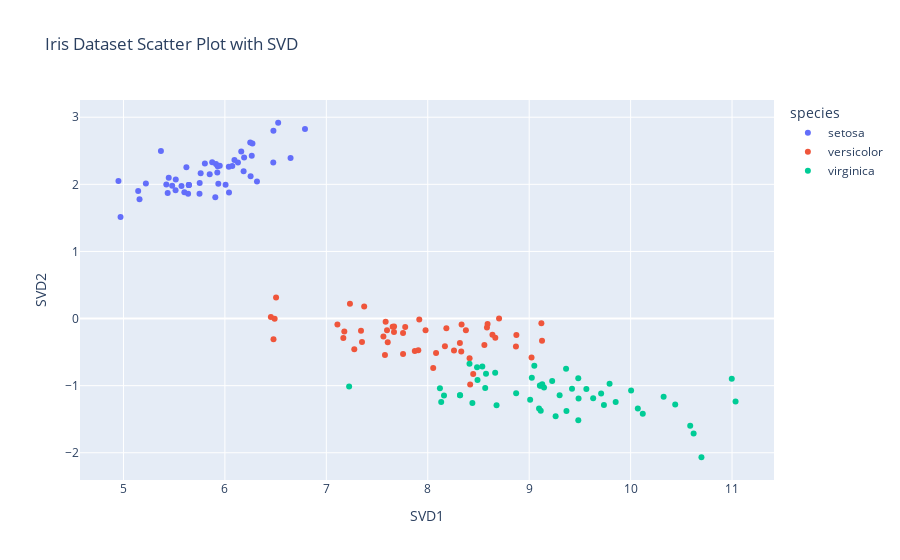
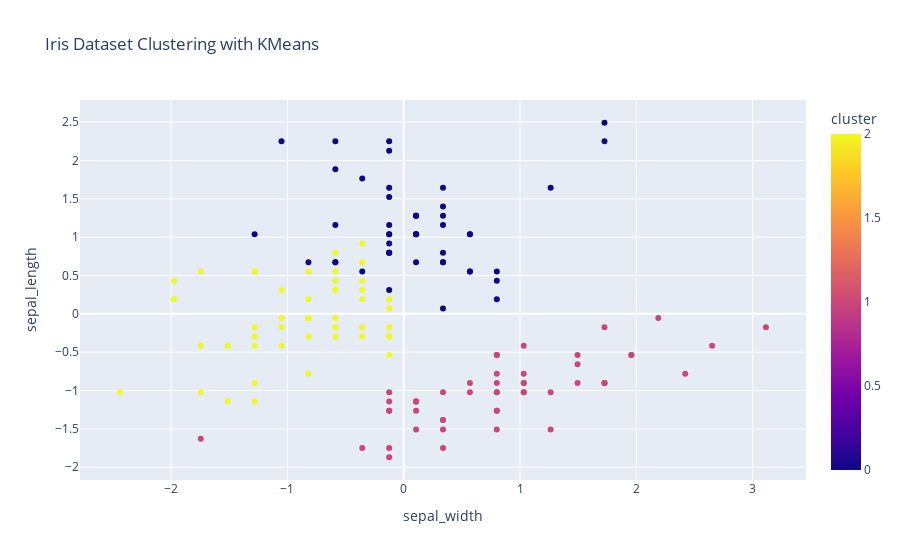
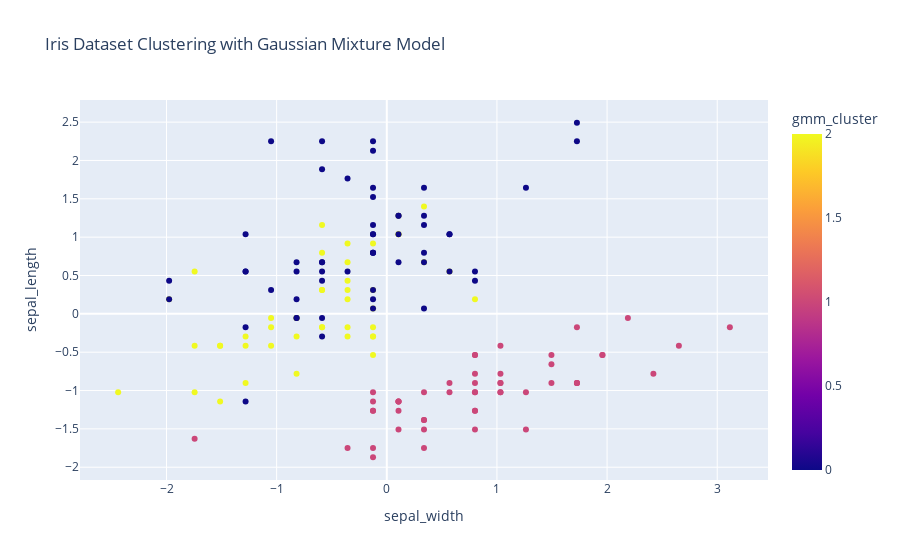

Source (notebook cell) for these figures, in order:
### Markdown cell above
# Data Preprocessing:
- In this section, we will preprocess the data to make it suitable for applying advanced data analysis techniques. We will perform dimensionality reduction using TruncatedSVD and standardize the data using StandardScaler.
- Then we apply TruncatedSVD to reduce the dimensionality of the iris dataset. This allows us to visualize the data more effectively in a 2D scatter plot.
- Standardizing the data ensures that each feature has a mean of 0 and a standard deviation of 1. This preprocessing step is important for some machine learning algorithms, especially for distance-based algorithms like KMeans clustering.
- Scatter Plot with Reduced Data, we create a scatter plot using the dimensionally-reduced data obtained from TruncatedSVD.
- we apply KMeans clustering to the standardized data and visualize the clusters in a scatter plot.
- Gaussian Mixture Model clustering to the standardized data and visualize the clusters in a scatter plot.

### Code cell
# Data Preprocessing:
# Perform dimensionality reduction using TruncatedSVD
svd = TruncatedSVD(n_components=2)
reduced_data = svd.fit_transform(data[['sepal_width', 'sepal_length', 'petal_width', 'petal_length']])
reduced_data = pd.DataFrame(reduced_data, columns=['SVD1', 'SVD2'])
reduced_data['species'] = data['species']

# Create a scatter plot with reduced data
fig = px.scatter(reduced_data, x='SVD1', y='SVD2', color='species', title='Iris Dataset Scatter Plot with SVD')
fig.show()

# Standardize the data
scaler = StandardScaler()
scaled_data = scaler.fit_transform(data[['sepal_width', 'sepal_length', 'petal_width', 'petal_length']])
scaled_data = pd.DataFrame(scaled_data, columns=['sepal_width', 'sepal_length', 'petal_width', 'petal_length'])
scaled_data['species'] = data['species']

# Perform clustering using KMeans
kmeans = KMeans(n_clusters=3)
clusters = kmeans.fit_predict(scaled_data[['sepal_width', 'sepal_length', 'petal_width', 'petal_length']])
scaled_data['cluster'] = clusters

# Create a scatter plot with clusters
fig = px.scatter(scaled_data, x='sepal_width', y='sepal_length', color='cluster', title='Iris Dataset Clustering with KMeans')
fig.show()

# Perform Gaussian Mixture Model clustering
gmm = GaussianMixture(n_components=3)
gmm_clusters = gmm.fit_predict(scaled_data[['sepal_width', 'sepal_length', 'petal_width', 'petal_length']])
scaled_data['gmm_cluster'] = gmm_clusters

# Create a scatter plot with GMM clusters
fig = px.scatter(scaled_data, x='sepal_width', y='sepal_length', color='gmm_cluster', title='Iris Dataset Clustering with Gaussian Mixture Model')
fig.show()

### Figure 1 — Plotly figure (JSON) as saved in the notebook; plotly's stock layout.template omitted (floating-point values rounded to 4 significant figures)
{"data": [{"hovertemplate": "species=setosa<br>SVD1=%{x}<br>SVD2=%{y}<extra></extra>", "legendgroup": "setosa", "marker": {"color": "#636efa", "symbol": "circle"}, "mode": "markers", "name": "setosa", "orientation": "v", "showlegend": true, "type": "scatter", "x": [5.912, 5.572, 5.446, 5.436, 5.875, 6.477, 5.515, 5.85, 5.159, 5.645, 6.265, 5.752, 5.48, 4.951, 6.525, 6.79, 6.272, 5.929, 6.648, 6.094, 6.254, 6.073, 5.369, 6.041, 5.905, 5.75, 5.935, 6.039, 5.949, 5.6, 5.638, 6.184, 6.25, 6.479, 5.645, 5.621, 6.161, 5.645, 5.145, 5.926, 5.803, 4.971, 5.221, 6.007, 6.316, 5.514, 6.129, 5.423, 6.19, 5.761], "xaxis": "x", "y": [2.303, 1.974, 2.097, 1.872, 2.329, 2.326, 2.072, 2.149, 1.776, 1.992, 2.427, 2.021, 1.98, 2.049, 2.918, 2.825, 2.609, 2.269, 2.391, 2.362, 2.122, 2.273, 2.499, 1.878, 1.809, 1.861, 2.01, 2.261, 2.278, 1.884, 1.858, 2.195, 2.623, 2.799, 1.992, 2.253, 2.489, 1.992, 1.902, 2.178, 2.311, 1.514, 2.011, 1.995, 2.044, 1.911, 2.325, 1.997, 2.399, 2.166], "yaxis": "y"}, {"hovertemplate": "species=versicolor<br>SVD1=%{x}<br>SVD2=%{y}<extra></extra>", "legendgroup": "versicolor", "marker": {"color": "#EF553B", "symbol": "circle"}, "mode": "markers", "name": "versicolor", "orientation": "v", "showlegend": true, "type": "scatter", "x": [9.12, 8.584, 9.127, 7.276, 8.558, 7.872, 8.666, 6.453, 8.638, 7.168, 6.479, 7.978, 7.563, 8.33, 7.374, 8.703, 7.907, 7.654, 8.054, 7.342, 8.413, 7.916, 8.448, 8.259, 8.334, 8.59, 8.87, 9.023, 8.169, 7.233, 7.178, 7.109, 7.585, 8.418, 7.757, 8.376, 8.874, 8.082, 7.668, 7.352, 7.578, 8.317, 7.598, 6.491, 7.605, 7.778, 7.757, 8.183, 6.505, 7.667], "xaxis": "x", "y": [-0.07002, -0.1342, -0.3293, -0.4585, -0.3945, -0.4833, -0.2846, 0.02418, -0.2425, -0.2898, -0.307, -0.1734, -0.2666, -0.4907, 0.1806, 0.002409, -0.4719, -0.1222, -0.7363, -0.1811, -0.5932, -0.01452, -0.8278, -0.4763, -0.08695, -0.08066, -0.416, -0.5808, -0.412, 0.22, -0.1932, -0.08788, -0.04939, -0.9808, -0.529, -0.174, -0.2447, -0.5134, -0.1193, -0.3495, -0.5441, -0.3654, -0.1748, -0.001723, -0.3537, -0.1272, -0.2161, -0.1441, 0.314, -0.1997], "yaxis": "y"}, {"hovertemplate": "species=virginica<br>SVD1=%{x}<br>SVD2=%{y}<extra></extra>", "legendgroup": "virginica", "marker": {"color": "#00cc96", "symbol": "circle"}, "mode": "markers", "name": "virginica", "orientation": "v", "showlegend": true, "type": "scatter", "x": [9.484, 8.318, 9.853, 9.01, 9.368, 10.59, 7.225, 10.12, 9.261, 10.33, 9.051, 8.872, 9.422, 8.133, 8.44, 9.129, 9.146, 11.03, 10.7, 8.16, 9.709, 8.12, 10.62, 8.574, 9.564, 10.0, 8.486, 8.538, 9.097, 9.793, 10.07, 11.0, 9.114, 8.665, 8.678, 10.44, 9.3, 9.109, 8.412, 9.484, 9.487, 9.364, 8.318, 9.737, 9.631, 9.227, 8.567, 9.026, 9.106, 8.491], "xaxis": "x", "y": [-1.516, -1.141, -1.242, -1.209, -1.378, -1.596, -1.013, -1.42, -1.455, -1.167, -0.7034, -1.112, -1.045, -1.243, -1.259, -0.9771, -1.027, -1.237, -2.067, -1.148, -1.118, -1.037, -1.713, -0.8222, -1.052, -1.072, -0.7254, -0.7159, -1.339, -0.9706, -1.338, -0.8978, -1.373, -0.8061, -1.292, -1.282, -1.144, -1.001, -0.6736, -0.8907, -1.193, -0.7469, -1.141, -1.288, -1.189, -0.9295, -1.037, -0.8832, -0.9962, -0.9149], "yaxis": "y"}], "layout": {"legend": {"title": {"text": "species"}, "tracegroupgap": 0}, "title": {"text": "Iris Dataset Scatter Plot with SVD"}, "xaxis": {"anchor": "y", "domain": [0, 1], "title": {"text": "SVD1"}}, "yaxis": {"anchor": "x", "domain": [0, 1], "title": {"text": "SVD2"}}}}

### Figure 2 — Plotly figure (JSON) as saved in the notebook; plotly's stock layout.template omitted (floating-point values rounded to 4 significant figures; data arrays with more than 128 entries replaced by an {"elided": "..."} marker saying what was removed)
{"data": [{"hovertemplate": "sepal_width=%{x}<br>sepal_length=%{y}<br>cluster=%{marker.color}<extra></extra>", "legendgroup": "", "marker": {"color": {"elided": "150 int values"}, "coloraxis": "coloraxis", "symbol": "circle"}, "mode": "markers", "name": "", "orientation": "v", "showlegend": false, "type": "scatter", "x": {"elided": "150 float values"}, "xaxis": "x", "y": {"elided": "150 float values"}, "yaxis": "y"}], "layout": {"coloraxis": {"colorbar": {"title": {"text": "cluster"}}, "colorscale": [[0, "#0d0887"], [0.1111, "#46039f"], [0.2222, "#7201a8"], [0.3333, "#9c179e"], [0.4444, "#bd3786"], [0.5556, "#d8576b"], [0.6667, "#ed7953"], [0.7778, "#fb9f3a"], [0.8889, "#fdca26"], [1, "#f0f921"]]}, "legend": {"tracegroupgap": 0}, "title": {"text": "Iris Dataset Clustering with KMeans"}, "xaxis": {"anchor": "y", "domain": [0, 1], "title": {"text": "sepal_width"}}, "yaxis": {"anchor": "x", "domain": [0, 1], "title": {"text": "sepal_length"}}}}

### Figure 3 — Plotly figure (JSON) as saved in the notebook; plotly's stock layout.template omitted (floating-point values rounded to 4 significant figures; data arrays with more than 128 entries replaced by an {"elided": "..."} marker saying what was removed)
{"data": [{"hovertemplate": "sepal_width=%{x}<br>sepal_length=%{y}<br>gmm_cluster=%{marker.color}<extra></extra>", "legendgroup": "", "marker": {"color": {"elided": "150 int values"}, "coloraxis": "coloraxis", "symbol": "circle"}, "mode": "markers", "name": "", "orientation": "v", "showlegend": false, "type": "scatter", "x": {"elided": "150 float values"}, "xaxis": "x", "y": {"elided": "150 float values"}, "yaxis": "y"}], "layout": {"coloraxis": {"colorbar": {"title": {"text": "gmm_cluster"}}, "colorscale": [[0, "#0d0887"], [0.1111, "#46039f"], [0.2222, "#7201a8"], [0.3333, "#9c179e"], [0.4444, "#bd3786"], [0.5556, "#d8576b"], [0.6667, "#ed7953"], [0.7778, "#fb9f3a"], [0.8889, "#fdca26"], [1, "#f0f921"]]}, "legend": {"tracegroupgap": 0}, "title": {"text": "Iris Dataset Clustering with Gaussian Mixture Model"}, "xaxis": {"anchor": "y", "domain": [0, 1], "title": {"text": "sepal_width"}}, "yaxis": {"anchor": "x", "domain": [0, 1], "title": {"text": "sepal_length"}}}}
